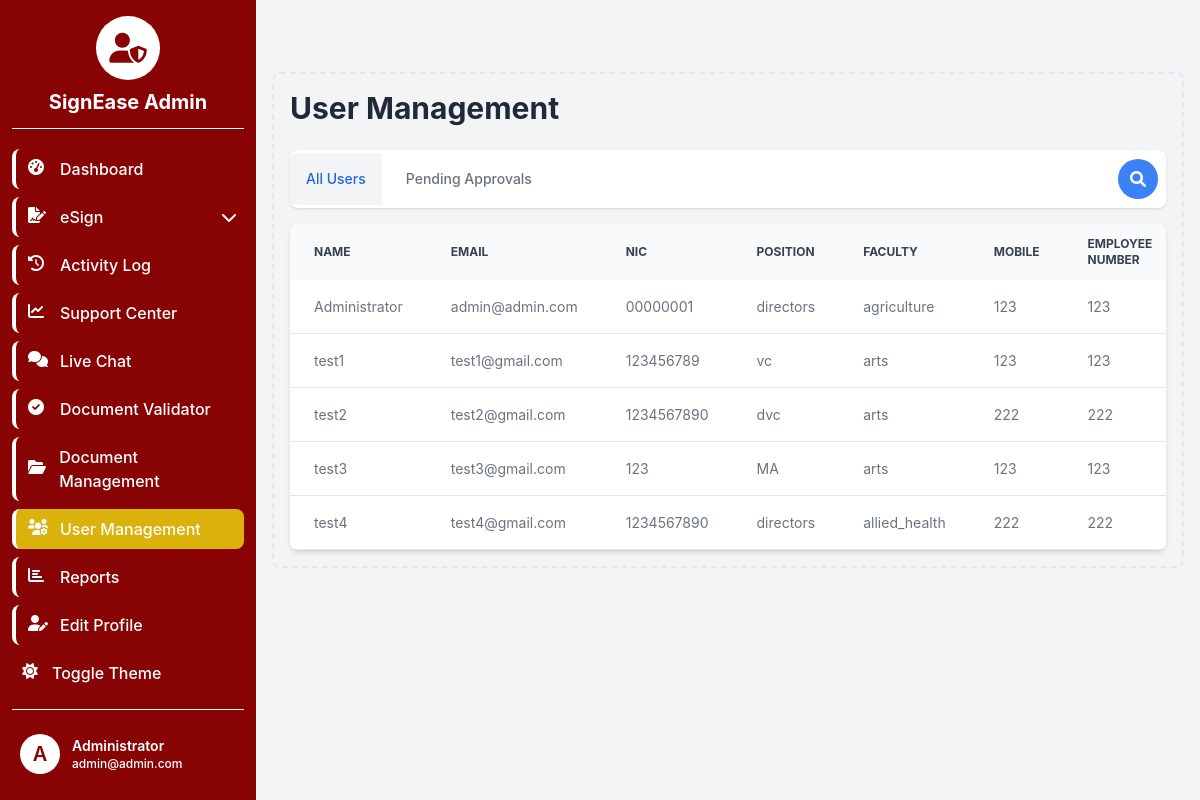
The app's page /user_management.php (signed in) with its own data.
### tables this page shows
CREATE TABLE `users` (
  `id` int(11) NOT NULL,
  `username` varchar(50) NOT NULL,
  `email` varchar(100) NOT NULL,
  `password` varchar(255) NOT NULL,
  `nic` varchar(12) NOT NULL,
  `position` varchar(255) NOT NULL,
  `faculty` varchar(255) NOT NULL,
  `mobile` varchar(15) NOT NULL,
  `name` varchar(255) NOT NULL,
  `employee_number` varchar(100) DEFAULT NULL,
  `role` enum('admin','user') NOT NULL DEFAULT 'user',
  `status` enum('pending','approved') NOT NULL DEFAULT 'pending',
  `created_at` timestamp NOT NULL DEFAULT current_timestamp()
);

### user_management.php (the view, shortened to what this page needs)
<?php
include 'sidebar.php';
$search = isset($_GET['search']) ? $_GET['search'] : '';
$currentTab = isset($_GET['tab']) ? $_GET['tab'] : 'all-users';
$sql = "SELECT id, name, email, nic, position, faculty, mobile, employee_number, role, status FROM users
        WHERE (name LIKE ? OR email LIKE ? OR nic LIKE ? OR position LIKE ? OR faculty LIKE ?)
        ORDER BY status DESC, name ASC";
$stmt = $conn->prepare($sql);
$searchParam = "%$search%";
$stmt->bind_param("sssss", $searchParam, $searchParam, $searchParam, $searchParam, $searchParam);
$stmt->execute();
$result = $stmt->get_result();
?>
<!DOCTYPE html>
<html lang="en">
<head>
    <script src="https://cdn.tailwindcss.com"></script>
    <link href="https://cdnjs.cloudflare.com/ajax/libs/font-awesome/6.0.0-beta3/css/all.min.css" rel="stylesheet">
</head>
<body class="bg-gray-50 dark:bg-gray-900">
    <div class="p-4 sm:ml-64">
        <div class="p-4 border-2 border-gray-200 border-dashed rounded-lg dark:border-gray-700 mt-14">
            <h1 class="text-3xl font-bold mb-6 text-gray-800 dark:text-white">User Management</h1>
            <div class="flex items-center justify-between mb-4 bg-white dark:bg-gray-800 rounded-lg shadow">
                <ul class="flex flex-wrap text-sm font-medium text-center text-gray-500 dark:text-gray-400">
                    <li class="mr-2">
                        <a href="?tab=all-users<?php echo $search ? '&search=' . urlencode($search) : ''; ?>" class="inline-block p-4 <?php echo $currentTab === 'all-users' ? 'text-blue-600 bg-gray-100 rounded-tl-lg active dark:bg-gray-800 dark:text-blue-500' : 'hover:text-gray-600 hover:bg-gray-50 dark:hover:bg-gray-800 dark:hover:text-gray-300'; ?>">All Users</a>
                    </li>
                    <li class="mr-2">
                        <a href="?tab=pending-approvals<?php echo $search ? '&search=' . urlencode($search) : ''; ?>" class="inline-block p-4 <?php echo $currentTab === 'pending-approvals' ? 'text-blue-600 bg-gray-100 active dark:bg-gray-800 dark:text-blue-500' : 'hover:text-gray-600 hover:bg-gray-50 dark:hover:bg-gray-800 dark:hover:text-gray-300'; ?>">Pending Approvals</a>
                    </li>
                </ul>
                <form action="" method="GET" class="flex items-center p-2 relative group">
                    <button type="submit" class="absolute right-2 bg-blue-500 text-white p-2 rounded-full hover:bg-blue-600 h-10 w-10 flex items-center justify-center">
                        <i class="fas fa-search"></i>
                    </button>
                </form>
            </div>
            <div id="all-users" class="tab-content <?php echo $currentTab === 'all-users' ? '' : 'hidden'; ?>">
                <div class="overflow-x-auto relative shadow-md sm:rounded-lg">
                    <table class="w-full text-sm text-left text-gray-500 dark:text-gray-400">
                        <thead class="text-xs text-gray-700 uppercase bg-gray-50 dark:bg-gray-700 dark:text-gray-400">
                            <tr>
                                <th scope="col" class="py-3 px-6">Name</th>
                                <th scope="col" class="py-3 px-6">Email</th>
                                <th scope="col" class="py-3 px-6">NIC</th>
                                <th scope="col" class="py-3 px-6">Position</th>
                                <th scope="col" class="py-3 px-6">Faculty</th>
                                <th scope="col" class="py-3 px-6">Mobile</th>
                                <th scope="col" class="py-3 px-6">Employee Number</th>
                            </tr>
                        </thead>
                        <tbody>
                            <?php if ($result->num_rows > 0): ?>
                                <?php while ($row = $result->fetch_assoc()): ?>
                                    <tr class="bg-white border-b dark:bg-gray-800 dark:border-gray-700 hover:bg-gray-50 dark:hover:bg-gray-600">
                                        <td class="py-4 px-6"><?php echo htmlspecialchars($row['name']); ?></td>
                                        <td class="py-4 px-6"><?php echo htmlspecialchars($row['email']); ?></td>
                                        <td class="py-4 px-6"><?php echo htmlspecialchars($row['nic']); ?></td>
                                        <td class="py-4 px-6"><?php echo htmlspecialchars($row['position']); ?></td>
                                        <td class="py-4 px-6"><?php echo htmlspecialchars($row['faculty']); ?></td>
                                        <td class="py-4 px-6"><?php echo htmlspecialchars($row['mobile']); ?></td>
                                        <td class="py-4 px-6"><?php echo htmlspecialchars($row['employee_number']); ?></td>
                                    </tr>
                                <?php endwhile; ?>
                            <?php else: ?>
                                <tr class="bg-white border-b dark:bg-gray-800 dark:border-gray-700">
                                    <td colspan="10" class="py-4 px-6 text-center">No users found</td>
                                </tr>
                            <?php endif; ?>
                        </tbody>
                    </table>
                </div>
            </div>
        </div>
    </div>
</body>
</html>

### sidebar.php (shortened to what this page needs)
<?php
include 'session.php';
$stmt = $conn->prepare("SELECT name, email, role FROM users WHERE id = ?");
$stmt->bind_param("i", $_SESSION['user_id']);
$stmt->execute();
$result = $stmt->get_result();
$user = $result->fetch_assoc();
function getDocumentsToSignCount($userId) {
    global $conn;
    $stmt = $conn->prepare("SELECT COUNT(*) FROM documents WHERE recipient_id = ? AND status = 'sent'");
    $stmt->bind_param("i", $userId);
    $stmt->execute();
    $result = $stmt->get_result();
    $count = $result->fetch_row()[0];
    return $count;
}
function getUnreadMessagesCount($userId) {
    global $conn;
    $stmt = $conn->prepare("SELECT COUNT(*) FROM messages WHERE receiver_id = ? AND `read` = 0");
    $stmt->bind_param("i", $userId);
    $stmt->execute();
    $result = $stmt->get_result();
    $count = $result->fetch_row()[0];
    return $count;
}
function getPendingUsersCount() {
    global $conn;
    $stmt = $conn->prepare("SELECT COUNT(*) FROM users WHERE status = 'pending'");
    $stmt->execute();
    $result = $stmt->get_result();
    $count = $result->fetch_row()[0];
    return $count;
}
$documentsToSignCount = getDocumentsToSignCount($_SESSION['user_id']);
$unreadMessagesCount = getUnreadMessagesCount($_SESSION['user_id']);
$pendingUsersCount = $user['role'] === 'admin' ? getPendingUsersCount() : 0;
$sharedMenuItems = [
    ['url' => 'dashboard.php', 'icon' => 'fas fa-tachometer-alt', 'text' => 'Dashboard'],
    ['url' => '#', 'icon' => 'fas fa-file-signature', 'text' => 'eSign', 'submenu' => [
        ['url' => 'upload_documents.php', 'text' => 'Document Upload'],
        ['url' => 'documents_to_sign.php', 'text' => 'Documents to Sign', 'badge' => $documentsToSignCount],
    ]],
    ['url' => 'activity_log.php', 'icon' => 'fas fa-history', 'text' => 'Activity Log'],
    ['url' => 'insights_hub.php', 'icon' => 'fas fa-chart-line', 'text' => 'Support Center'],
    ['url' => 'chat.php', 'icon' => 'fas fa-comments', 'text' => 'Live Chat', 'badge' => $unreadMessagesCount],
    ['url' => 'validator.php', 'icon' => 'fas fa-check-circle', 'text' => 'Document Validator'],
];
$adminMenuItems = [
    ['url' => 'document_management.php', 'icon' => 'fas fa-folder-open', 'text' => 'Document Management'],
    ['url' => 'user_management.php', 'icon' => 'fas fa-users-cog', 'text' => 'User Management', 'badge' => $pendingUsersCount],
    ['url' => 'reports.php', 'icon' => 'fas fa-chart-bar', 'text' => 'Reports'],
];
$menuItems = $sharedMenuItems;
if ($user['role'] === 'admin') {
    $menuItems = array_merge($menuItems, $adminMenuItems);
}
$menuItems[] = ['url' => 'edit_profile.php', 'icon' => 'fas fa-user-edit', 'text' => 'Edit Profile'];
function renderMenuItem($item, $isAdmin) {
    $currentPage = basename($_SERVER['PHP_SELF']);
    $isActive = basename($item['url']) === $currentPage;
    $submenuHtml = '';
    if (isset($item['submenu'])) {
        $submenuHtml .= '<ul class="ml-4 mt-2 space-y-2 hidden submenu">';
        foreach ($item['submenu'] as $subitem) {
            $isSubActive = basename($subitem['url']) === $currentPage;
            $activeSubClass = $isSubActive ? 'bg-sidebar-hover' : '';
            $badgeHtml = isset($subitem['badge']) && $subitem['badge'] > 0 ? '<span class="inline-flex items-center justify-center w-5 h-5 ml-2 text-xs font-semibold text-white bg-red-500 rounded-full">' . $subitem['badge'] . '</span>' : '';
            $submenuHtml .= '<li><a href="' . $subitem['url'] . '" class="flex items-center p-2 text-white rounded-lg hover:bg-sidebar-hover group ' . $activeSubClass . '">' . $subitem['text'] . $badgeHtml . '</a></li>';
        }
        $submenuHtml .= '</ul>';
    }
    $adminClass = $isAdmin ? 'border-l-4 border-sidebar-text pl-3' : '';
    $dropdownClass = isset($item['submenu']) ? 'dropdown-toggle' : '';
    $activeClass = $isActive ? 'bg-sidebar-hover text-white' : '';
    $badgeHtml = isset($item['badge']) && $item['badge'] > 0 ? '<span class="inline-flex items-center justify-center w-5 h-5 ml-2 text-xs font-semibold text-white bg-red-500 rounded-full">' . $item['badge'] . '</span>' : '';
    return '
    <li>
        <a href="' . $item['url'] . '" class="flex items-center p-2 text-white rounded-lg hover:bg-sidebar-hover group ' . $adminClass . ' ' . $dropdownClass . ' ' . $activeClass . '">
            <i class="' . $item['icon'] . ' w-5 h-5 text-sidebar-text group-hover:text-sidebar-text ' . ($isActive ? 'text-white' : '') . '"></i>
            <span class="ml-3">' . $item['text'] . '</span>
            ' . $badgeHtml . '
            ' . (isset($item['submenu']) ? '<i class="fas fa-chevron-down ml-auto text-sidebar-text group-hover:text-sidebar-text transition-transform duration-200"></i>' : '') . '
        </a>
        ' . $submenuHtml . '
    </li>';
}
?>
<!DOCTYPE html>
<html lang="en">
<head>
    <script src="https://cdn.tailwindcss.com"></script>
    <link href="https://cdnjs.cloudflare.com/ajax/libs/font-awesome/6.0.0-beta3/css/all.min.css" rel="stylesheet">
</head>
<body class="bg-gray-100 dark:bg-gray-900">
    <div id="sidebar" class="fixed top-0 left-0 z-40 w-64 h-screen transition-transform -translate-x-full sm:translate-x-0">
        <div class="h-full px-3 py-4 overflow-y-auto bg-sidebar-bg text-sidebar-text">
            <div class="flex flex-col items-center justify-center mb-5 pb-3 border-b border-sidebar-text">
                <?php if ($user['role'] === 'admin'): ?>
                    <div class="w-16 h-16 bg-white rounded-full flex items-center justify-center mb-2">
                        <i class="fas fa-user-shield text-3xl text-primary"></i>
                    </div>
                    <span class="text-xl font-bold text-white">SignEase Admin</span>
                <?php else: ?>
                    <span class="text-xl font-semibold text-white">SignEase</span>
                <?php endif; ?>
            </div>
            <ul class="space-y-2 font-medium">
                <?php
                foreach ($menuItems as $item) {
                    echo renderMenuItem($item, $user['role'] === 'admin');
                }
                ?>
                <li>
                    <button id="themeToggle" class="flex items-center w-full p-2 text-sidebar-text rounded-lg hover:bg-sidebar-hover group">
                        <i id="themeIcon" class="fas fa-sun w-5 h-5 text-sidebar-text transition duration-75 group-hover:text-sidebar-text"></i>
                        <span class="ml-3">Toggle Theme</span>
                    </button>
                </li>
            </ul>
            <div class="pt-4 mt-4 space-y-2 font-medium border-t border-sidebar-text">
                <div id="userProfileTrigger" class="flex items-center p-2 text-white cursor-pointer hover:bg-sidebar-hover rounded-lg">
                    <div class="flex-shrink-0">
                        <div class="w-10 h-10 rounded-full bg-white flex items-center justify-center">
                            <span class="text-xl font-semibold text-primary"><?php echo strtoupper(substr($user['name'], 0, 1)); ?></span>
                        </div>
                    </div>
                    <div class="ml-3">
                        <p class="text-sm font-semibold"><?php echo htmlspecialchars($user['name']); ?></p>
                        <p class="text-xs text-white"><?php echo htmlspecialchars($user['email']); ?></p>
                    </div>
                </div>
                <a href="logout.php" class="flex items-center p-2 text-white rounded-lg hover:bg-sidebar-hover group">
                </a>
            </div>
        </div>
    </div>
</body>
</html>

### user_management.php (style rules this page uses)
* { transition: background-color 0.3s ease, color 0.3s ease, border-color 0.3s ease; }

### records on screen
users: name "A", name "Administrator", email "admin@admin.com", nic "00000001", position "directors", faculty "agriculture", mobile "123", employee_number "123"
users: name "test1", email "test1@gmail.com", nic "123456789", position "vc", faculty "arts", mobile "123", employee_number "123"
users: name "test2", email "test2@gmail.com", nic "1234567890", position "dvc", faculty "arts", mobile "222", employee_number "222"
users: name "test3", email "test3@gmail.com", nic "123", position "MA", faculty "arts", mobile "123", employee_number "123"
users: name "test4", email "test4@gmail.com", nic "1234567890", position "directors", faculty "allied_health", mobile "222", employee_number "222"

### other values on screen
$item['text'] "Dashboard"
$item['text'] "eSign"
$item['text'] "Activity Log"
$item['text'] "Support Center"
$item['text'] "Live Chat"
$item['text'] "Document Validator"
$item['text'] "Document Management"
$item['text'] "User Management"
$item['text'] "Reports"
$item['text'] "Edit Profile"
